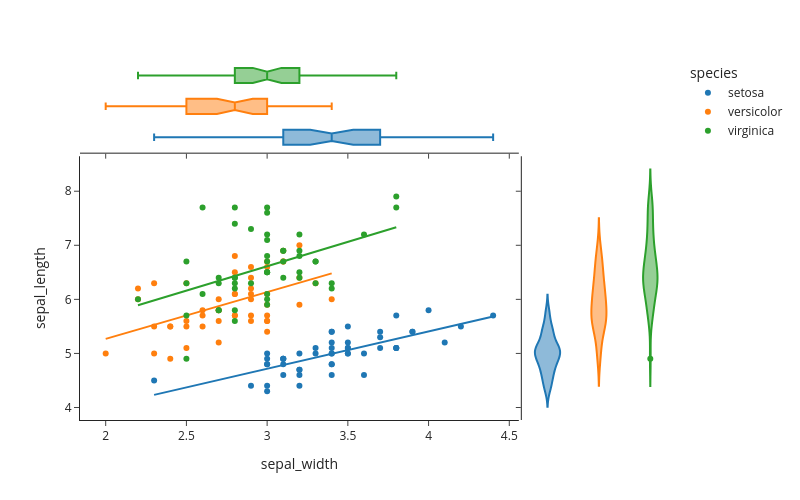

This figure's notebook cell:
### Code cell
df = px.data.iris()

fig = px.scatter(
    df,
    x="sepal_width",
    y="sepal_length",
    color="species",
    marginal_y="violin",
    marginal_x="box",
    trendline="ols",
    template="simple_white"
)

fig.show()

### Figure 1 — Plotly figure (JSON) as saved in the notebook; plotly's stock layout.template omitted (floating-point values rounded to 4 significant figures)
{"data": [{"hovertemplate": "species=setosa<br>sepal_width=%{x}<br>sepal_length=%{y}<extra></extra>", "legendgroup": "setosa", "marker": {"color": "#1F77B4", "symbol": "circle"}, "mode": "markers", "name": "setosa", "orientation": "v", "showlegend": true, "type": "scatter", "x": [3.5, 3, 3.2, 3.1, 3.6, 3.9, 3.4, 3.4, 2.9, 3.1, 3.7, 3.4, 3, 3, 4, 4.4, 3.9, 3.5, 3.8, 3.8, 3.4, 3.7, 3.6, 3.3, 3.4, 3, 3.4, 3.5, 3.4, 3.2, 3.1, 3.4, 4.1, 4.2, 3.1, 3.2, 3.5, 3.1, 3, 3.4, 3.5, 2.3, 3.2, 3.5, 3.8, 3, 3.8, 3.2, 3.7, 3.3], "xaxis": "x", "y": [5.1, 4.9, 4.7, 4.6, 5, 5.4, 4.6, 5, 4.4, 4.9, 5.4, 4.8, 4.8, 4.3, 5.8, 5.7, 5.4, 5.1, 5.7, 5.1, 5.4, 5.1, 4.6, 5.1, 4.8, 5, 5, 5.2, 5.2, 4.7, 4.8, 5.4, 5.2, 5.5, 4.9, 5, 5.5, 4.9, 4.4, 5.1, 5, 4.5, 4.4, 5, 5.1, 4.8, 5.1, 4.6, 5.3, 5], "yaxis": "y"}, {"alignmentgroup": "True", "hovertemplate": "species=setosa<br>sepal_width=%{x}<extra></extra>", "legendgroup": "setosa", "marker": {"color": "#1F77B4", "symbol": "circle"}, "name": "setosa", "notched": true, "offsetgroup": "setosa", "showlegend": false, "type": "box", "x": [3.5, 3, 3.2, 3.1, 3.6, 3.9, 3.4, 3.4, 2.9, 3.1, 3.7, 3.4, 3, 3, 4, 4.4, 3.9, 3.5, 3.8, 3.8, 3.4, 3.7, 3.6, 3.3, 3.4, 3, 3.4, 3.5, 3.4, 3.2, 3.1, 3.4, 4.1, 4.2, 3.1, 3.2, 3.5, 3.1, 3, 3.4, 3.5, 2.3, 3.2, 3.5, 3.8, 3, 3.8, 3.2, 3.7, 3.3], "xaxis": "x3", "yaxis": "y3"}, {"alignmentgroup": "True", "hovertemplate": "species=setosa<br>sepal_length=%{y}<extra></extra>", "legendgroup": "setosa", "marker": {"color": "#1F77B4", "symbol": "circle"}, "name": "setosa", "offsetgroup": "setosa", "scalegroup": "y", "showlegend": false, "type": "violin", "xaxis": "x2", "y": [5.1, 4.9, 4.7, 4.6, 5, 5.4, 4.6, 5, 4.4, 4.9, 5.4, 4.8, 4.8, 4.3, 5.8, 5.7, 5.4, 5.1, 5.7, 5.1, 5.4, 5.1, 4.6, 5.1, 4.8, 5, 5, 5.2, 5.2, 4.7, 4.8, 5.4, 5.2, 5.5, 4.9, 5, 5.5, 4.9, 4.4, 5.1, 5, 4.5, 4.4, 5, 5.1, 4.8, 5.1, 4.6, 5.3, 5], "yaxis": "y2"}, {"hovertemplate": "<b>OLS trendline</b><br>sepal_length = 0.690854 * sepal_width + 2.64466<br>R<sup>2</sup>=0.557681<br><br>species=setosa<br>sepal_width=%{x}<br>sepal_length=%{y} <b>(trend)</b><extra></extra>", "legendgroup": "setosa", "marker": {"color": "#1F77B4", "symbol": "circle"}, "mode": "lines", "name": "setosa", "showlegend": false, "type": "scatter", "x": [2.3, 2.9, 3, 3, 3, 3, 3, 3, 3.1, 3.1, 3.1, 3.1, 3.1, 3.2, 3.2, 3.2, 3.2, 3.2, 3.3, 3.3, 3.4, 3.4, 3.4, 3.4, 3.4, 3.4, 3.4, 3.4, 3.4, 3.5, 3.5, 3.5, 3.5, 3.5, 3.5, 3.6, 3.6, 3.7, 3.7, 3.7, 3.8, 3.8, 3.8, 3.8, 3.9, 3.9, 4, 4.1, 4.2, 4.4], "xaxis": "x", "y": [4.234, 4.648, 4.717, 4.717, 4.717, 4.717, 4.717, 4.717, 4.786, 4.786, 4.786, 4.786, 4.786, 4.855, 4.855, 4.855, 4.855, 4.855, 4.924, 4.924, 4.994, 4.994, 4.994, 4.994, 4.994, 4.994, 4.994, 4.994, 4.994, 5.063, 5.063, 5.063, 5.063, 5.063, 5.063, 5.132, 5.132, 5.201, 5.201, 5.201, 5.27, 5.27, 5.27, 5.27, 5.339, 5.339, 5.408, 5.477, 5.546, 5.684], "yaxis": "y"}, {"hovertemplate": "species=versicolor<br>sepal_width=%{x}<br>sepal_length=%{y}<extra></extra>", "legendgroup": "versicolor", "marker": {"color": "#FF7F0E", "symbol": "circle"}, "mode": "markers", "name": "versicolor", "orientation": "v", "showlegend": true, "type": "scatter", "x": [3.2, 3.2, 3.1, 2.3, 2.8, 2.8, 3.3, 2.4, 2.9, 2.7, 2, 3, 2.2, 2.9, 2.9, 3.1, 3, 2.7, 2.2, 2.5, 3.2, 2.8, 2.5, 2.8, 2.9, 3, 2.8, 3, 2.9, 2.6, 2.4, 2.4, 2.7, 2.7, 3, 3.4, 3.1, 2.3, 3, 2.5, 2.6, 3, 2.6, 2.3, 2.7, 3, 2.9, 2.9, 2.5, 2.8], "xaxis": "x", "y": [7, 6.4, 6.9, 5.5, 6.5, 5.7, 6.3, 4.9, 6.6, 5.2, 5, 5.9, 6, 6.1, 5.6, 6.7, 5.6, 5.8, 6.2, 5.6, 5.9, 6.1, 6.3, 6.1, 6.4, 6.6, 6.8, 6.7, 6, 5.7, 5.5, 5.5, 5.8, 6, 5.4, 6, 6.7, 6.3, 5.6, 5.5, 5.5, 6.1, 5.8, 5, 5.6, 5.7, 5.7, 6.2, 5.1, 5.7], "yaxis": "y"}, {"alignmentgroup": "True", "hovertemplate": "species=versicolor<br>sepal_width=%{x}<extra></extra>", "legendgroup": "versicolor", "marker": {"color": "#FF7F0E", "symbol": "circle"}, "name": "versicolor", "notched": true, "offsetgroup": "versicolor", "showlegend": false, "type": "box", "x": [3.2, 3.2, 3.1, 2.3, 2.8, 2.8, 3.3, 2.4, 2.9, 2.7, 2, 3, 2.2, 2.9, 2.9, 3.1, 3, 2.7, 2.2, 2.5, 3.2, 2.8, 2.5, 2.8, 2.9, 3, 2.8, 3, 2.9, 2.6, 2.4, 2.4, 2.7, 2.7, 3, 3.4, 3.1, 2.3, 3, 2.5, 2.6, 3, 2.6, 2.3, 2.7, 3, 2.9, 2.9, 2.5, 2.8], "xaxis": "x3", "yaxis": "y3"}, {"alignmentgroup": "True", "hovertemplate": "species=versicolor<br>sepal_length=%{y}<extra></extra>", "legendgroup": "versicolor", "marker": {"color": "#FF7F0E", "symbol": "circle"}, "name": "versicolor", "offsetgroup": "versicolor", "scalegroup": "y", "showlegend": false, "type": "violin", "xaxis": "x2", "y": [7, 6.4, 6.9, 5.5, 6.5, 5.7, 6.3, 4.9, 6.6, 5.2, 5, 5.9, 6, 6.1, 5.6, 6.7, 5.6, 5.8, 6.2, 5.6, 5.9, 6.1, 6.3, 6.1, 6.4, 6.6, 6.8, 6.7, 6, 5.7, 5.5, 5.5, 5.8, 6, 5.4, 6, 6.7, 6.3, 5.6, 5.5, 5.5, 6.1, 5.8, 5, 5.6, 5.7, 5.7, 6.2, 5.1, 5.7], "yaxis": "y2"}, {"hovertemplate": "<b>OLS trendline</b><br>sepal_length = 0.865078 * sepal_width + 3.53973<br>R<sup>2</sup>=0.276582<br><br>species=versicolor<br>sepal_width=%{x}<br>sepal_length=%{y} <b>(trend)</b><extra></extra>", "legendgroup": "versicolor", "marker": {"color": "#FF7F0E", "symbol": "circle"}, "mode": "lines", "name": "versicolor", "showlegend": false, "type": "scatter", "x": [2, 2.2, 2.2, 2.3, 2.3, 2.3, 2.4, 2.4, 2.4, 2.5, 2.5, 2.5, 2.5, 2.6, 2.6, 2.6, 2.7, 2.7, 2.7, 2.7, 2.7, 2.8, 2.8, 2.8, 2.8, 2.8, 2.8, 2.9, 2.9, 2.9, 2.9, 2.9, 2.9, 2.9, 3, 3, 3, 3, 3, 3, 3, 3, 3.1, 3.1, 3.1, 3.2, 3.2, 3.2, 3.3, 3.4], "xaxis": "x", "y": [5.27, 5.443, 5.443, 5.529, 5.529, 5.529, 5.616, 5.616, 5.616, 5.702, 5.702, 5.702, 5.702, 5.789, 5.789, 5.789, 5.875, 5.875, 5.875, 5.875, 5.875, 5.962, 5.962, 5.962, 5.962, 5.962, 5.962, 6.048, 6.048, 6.048, 6.048, 6.048, 6.048, 6.048, 6.135, 6.135, 6.135, 6.135, 6.135, 6.135, 6.135, 6.135, 6.221, 6.221, 6.221, 6.308, 6.308, 6.308, 6.394, 6.481], "yaxis": "y"}, {"hovertemplate": "species=virginica<br>sepal_width=%{x}<br>sepal_length=%{y}<extra></extra>", "legendgroup": "virginica", "marker": {"color": "#2CA02C", "symbol": "circle"}, "mode": "markers", "name": "virginica", "orientation": "v", "showlegend": true, "type": "scatter", "x": [3.3, 2.7, 3, 2.9, 3, 3, 2.5, 2.9, 2.5, 3.6, 3.2, 2.7, 3, 2.5, 2.8, 3.2, 3, 3.8, 2.6, 2.2, 3.2, 2.8, 2.8, 2.7, 3.3, 3.2, 2.8, 3, 2.8, 3, 2.8, 3.8, 2.8, 2.8, 2.6, 3, 3.4, 3.1, 3, 3.1, 3.1, 3.1, 2.7, 3.2, 3.3, 3, 2.5, 3, 3.4, 3], "xaxis": "x", "y": [6.3, 5.8, 7.1, 6.3, 6.5, 7.6, 4.9, 7.3, 6.7, 7.2, 6.5, 6.4, 6.8, 5.7, 5.8, 6.4, 6.5, 7.7, 7.7, 6, 6.9, 5.6, 7.7, 6.3, 6.7, 7.2, 6.2, 6.1, 6.4, 7.2, 7.4, 7.9, 6.4, 6.3, 6.1, 7.7, 6.3, 6.4, 6, 6.9, 6.7, 6.9, 5.8, 6.8, 6.7, 6.7, 6.3, 6.5, 6.2, 5.9], "yaxis": "y"}, {"alignmentgroup": "True", "hovertemplate": "species=virginica<br>sepal_width=%{x}<extra></extra>", "legendgroup": "virginica", "marker": {"color": "#2CA02C", "symbol": "circle"}, "name": "virginica", "notched": true, "offsetgroup": "virginica", "showlegend": false, "type": "box", "x": [3.3, 2.7, 3, 2.9, 3, 3, 2.5, 2.9, 2.5, 3.6, 3.2, 2.7, 3, 2.5, 2.8, 3.2, 3, 3.8, 2.6, 2.2, 3.2, 2.8, 2.8, 2.7, 3.3, 3.2, 2.8, 3, 2.8, 3, 2.8, 3.8, 2.8, 2.8, 2.6, 3, 3.4, 3.1, 3, 3.1, 3.1, 3.1, 2.7, 3.2, 3.3, 3, 2.5, 3, 3.4, 3], "xaxis": "x3", "yaxis": "y3"}, {"alignmentgroup": "True", "hovertemplate": "species=virginica<br>sepal_length=%{y}<extra></extra>", "legendgroup": "virginica", "marker": {"color": "#2CA02C", "symbol": "circle"}, "name": "virginica", "offsetgroup": "virginica", "scalegroup": "y", "showlegend": false, "type": "violin", "xaxis": "x2", "y": [6.3, 5.8, 7.1, 6.3, 6.5, 7.6, 4.9, 7.3, 6.7, 7.2, 6.5, 6.4, 6.8, 5.7, 5.8, 6.4, 6.5, 7.7, 7.7, 6, 6.9, 5.6, 7.7, 6.3, 6.7, 7.2, 6.2, 6.1, 6.4, 7.2, 7.4, 7.9, 6.4, 6.3, 6.1, 7.7, 6.3, 6.4, 6, 6.9, 6.7, 6.9, 5.8, 6.8, 6.7, 6.7, 6.3, 6.5, 6.2, 5.9], "yaxis": "y2"}, {"hovertemplate": "<b>OLS trendline</b><br>sepal_length = 0.901534 * sepal_width + 3.90684<br>R<sup>2</sup>=0.209057<br><br>species=virginica<br>sepal_width=%{x}<br>sepal_length=%{y} <b>(trend)</b><extra></extra>", "legendgroup": "virginica", "marker": {"color": "#2CA02C", "symbol": "circle"}, "mode": "lines", "name": "virginica", "showlegend": false, "type": "scatter", "x": [2.2, 2.5, 2.5, 2.5, 2.5, 2.6, 2.6, 2.7, 2.7, 2.7, 2.7, 2.8, 2.8, 2.8, 2.8, 2.8, 2.8, 2.8, 2.8, 2.9, 2.9, 3, 3, 3, 3, 3, 3, 3, 3, 3, 3, 3, 3, 3.1, 3.1, 3.1, 3.1, 3.2, 3.2, 3.2, 3.2, 3.2, 3.3, 3.3, 3.3, 3.4, 3.4, 3.6, 3.8, 3.8], "xaxis": "x", "y": [5.89, 6.161, 6.161, 6.161, 6.161, 6.251, 6.251, 6.341, 6.341, 6.341, 6.341, 6.431, 6.431, 6.431, 6.431, 6.431, 6.431, 6.431, 6.431, 6.521, 6.521, 6.611, 6.611, 6.611, 6.611, 6.611, 6.611, 6.611, 6.611, 6.611, 6.611, 6.611, 6.611, 6.702, 6.702, 6.702, 6.702, 6.792, 6.792, 6.792, 6.792, 6.792, 6.882, 6.882, 6.882, 6.972, 6.972, 7.152, 7.333, 7.333], "yaxis": "y"}], "layout": {"height": 500, "legend": {"title": {"text": "species"}, "tracegroupgap": 0}, "margin": {"t": 60}, "width": 800, "xaxis": {"anchor": "y", "autorange": true, "domain": [0, 0.7363], "range": [1.841, 4.559], "title": {"text": "sepal_width"}, "type": "linear"}, "xaxis2": {"anchor": "y2", "autorange": true, "domain": [0.7413, 1], "matches": "x2", "range": [-0.5, 2.5], "showline": false, "showticklabels": false, "ticks": "", "type": "category"}, "xaxis3": {"anchor": "y3", "autorange": true, "domain": [0, 0.7363], "matches": "x", "range": [1.841, 4.559], "showticklabels": false, "type": "linear"}, "xaxis4": {"anchor": "y4", "domain": [0.7413, 1], "matches": "x2", "showline": false, "showticklabels": false, "ticks": ""}, "yaxis": {"anchor": "x", "autorange": true, "domain": [0, 0.7326], "range": [3.769, 8.646], "title": {"text": "sepal_length"}, "type": "linear"}, "yaxis2": {"anchor": "x2", "autorange": true, "domain": [0, 0.7326], "matches": "y", "range": [3.769, 8.646], "showticklabels": false, "type": "linear"}, "yaxis3": {"anchor": "x3", "autorange": true, "domain": [0.7426, 1], "matches": "y3", "range": [-0.5, 2.5], "showline": false, "showticklabels": false, "ticks": "", "type": "category"}, "yaxis4": {"anchor": "x4", "domain": [0.7426, 1], "matches": "y3", "showline": false, "showticklabels": false, "ticks": ""}}}
